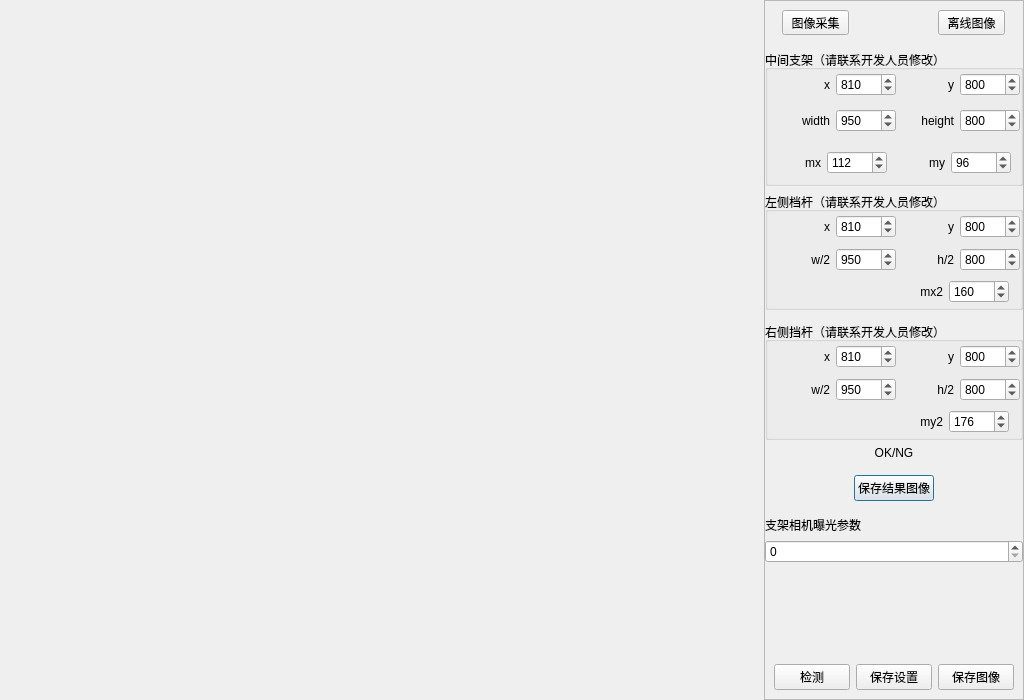
<?xml version="1.0" encoding="UTF-8"?>
<ui version="4.0">
 <class>Frame_Dialog</class>
 <widget class="QDialog" name="Frame_Dialog">
  <property name="geometry">
   <rect>
    <x>0</x>
    <y>0</y>
    <width>1024</width>
    <height>700</height>
   </rect>
  </property>
  <property name="minimumSize">
   <size>
    <width>0</width>
    <height>0</height>
   </size>
  </property>
  <property name="windowTitle">
   <string>Dialog</string>
  </property>
  <layout class="QHBoxLayout" name="horizontalLayout_3">
   <property name="leftMargin">
    <number>0</number>
   </property>
   <property name="topMargin">
    <number>0</number>
   </property>
   <property name="rightMargin">
    <number>0</number>
   </property>
   <property name="bottomMargin">
    <number>0</number>
   </property>
   <item>
    <widget class="HalconWidget" name="image_window" native="true">
     <property name="sizePolicy">
      <sizepolicy hsizetype="Expanding" vsizetype="Preferred">
       <horstretch>0</horstretch>
       <verstretch>0</verstretch>
      </sizepolicy>
     </property>
     <property name="minimumSize">
      <size>
       <width>350</width>
       <height>0</height>
      </size>
     </property>
    </widget>
   </item>
   <item>
    <widget class="QFrame" name="frame_2">
     <property name="maximumSize">
      <size>
       <width>260</width>
       <height>16777215</height>
      </size>
     </property>
     <property name="frameShape">
      <enum>QFrame::StyledPanel</enum>
     </property>
     <property name="frameShadow">
      <enum>QFrame::Plain</enum>
     </property>
     <layout class="QVBoxLayout" name="verticalLayout_2">
      <property name="leftMargin">
       <number>0</number>
      </property>
      <property name="topMargin">
       <number>0</number>
      </property>
      <property name="rightMargin">
       <number>0</number>
      </property>
      <property name="bottomMargin">
       <number>0</number>
      </property>
      <item>
       <widget class="QWidget" name="widget_3" native="true">
        <layout class="QHBoxLayout" name="horizontalLayout">
         <item>
          <widget class="QToolButton" name="toolButton_capture">
           <property name="minimumSize">
            <size>
             <width>67</width>
             <height>0</height>
            </size>
           </property>
           <property name="text">
            <string>图像采集</string>
           </property>
          </widget>
         </item>
         <item>
          <spacer name="horizontalSpacer">
           <property name="orientation">
            <enum>Qt::Horizontal</enum>
           </property>
           <property name="sizeType">
            <enum>QSizePolicy::Preferred</enum>
           </property>
           <property name="sizeHint" stdset="0">
            <size>
             <width>75</width>
             <height>20</height>
            </size>
           </property>
          </spacer>
         </item>
         <item>
          <widget class="QToolButton" name="toolButton_select_image">
           <property name="minimumSize">
            <size>
             <width>67</width>
             <height>0</height>
            </size>
           </property>
           <property name="text">
            <string>离线图像</string>
           </property>
          </widget>
         </item>
        </layout>
       </widget>
      </item>
      <item>
       <widget class="QWidget" name="widget_2" native="true">
        <layout class="QVBoxLayout" name="verticalLayout_3">
         <property name="leftMargin">
          <number>0</number>
         </property>
         <property name="topMargin">
          <number>0</number>
         </property>
         <property name="rightMargin">
          <number>0</number>
         </property>
         <property name="bottomMargin">
          <number>0</number>
         </property>
         <item>
          <widget class="QGroupBox" name="groupBox_2">
           <property name="minimumSize">
            <size>
             <width>0</width>
             <height>136</height>
            </size>
           </property>
           <property name="title">
            <string>中间支架（请联系开发人员修改）</string>
           </property>
           <layout class="QVBoxLayout" name="verticalLayout">
            <property name="leftMargin">
             <number>0</number>
            </property>
            <property name="topMargin">
             <number>0</number>
            </property>
            <property name="rightMargin">
             <number>0</number>
            </property>
            <property name="bottomMargin">
             <number>0</number>
            </property>
            <item>
             <widget class="QWidget" name="widget" native="true">
              <property name="minimumSize">
               <size>
                <width>0</width>
                <height>30</height>
               </size>
              </property>
              <property name="maximumSize">
               <size>
                <width>16777215</width>
                <height>48</height>
               </size>
              </property>
              <layout class="QHBoxLayout" name="horizontalLayout_5">
               <property name="leftMargin">
                <number>0</number>
               </property>
               <property name="topMargin">
                <number>0</number>
               </property>
               <property name="rightMargin">
                <number>0</number>
               </property>
               <property name="bottomMargin">
                <number>0</number>
               </property>
               <item>
                <spacer name="horizontalSpacer_4">
                 <property name="orientation">
                  <enum>Qt::Horizontal</enum>
                 </property>
                 <property name="sizeHint" stdset="0">
                  <size>
                   <width>40</width>
                   <height>20</height>
                  </size>
                 </property>
                </spacer>
               </item>
               <item>
                <widget class="QLabel" name="label_3">
                 <property name="minimumSize">
                  <size>
                   <width>42</width>
                   <height>0</height>
                  </size>
                 </property>
                 <property name="maximumSize">
                  <size>
                   <width>50</width>
                   <height>16777215</height>
                  </size>
                 </property>
                 <property name="text">
                  <string>x</string>
                 </property>
                 <property name="alignment">
                  <set>Qt::AlignRight|Qt::AlignTrailing|Qt::AlignVCenter</set>
                 </property>
                </widget>
               </item>
               <item>
                <widget class="QSpinBox" name="spinBox_x">
                 <property name="minimumSize">
                  <size>
                   <width>60</width>
                   <height>0</height>
                  </size>
                 </property>
                 <property name="maximumSize">
                  <size>
                   <width>60</width>
                   <height>16777215</height>
                  </size>
                 </property>
                 <property name="minimum">
                  <number>100</number>
                 </property>
                 <property name="maximum">
                  <number>10000</number>
                 </property>
                 <property name="value">
                  <number>810</number>
                 </property>
                </widget>
               </item>
               <item>
                <widget class="QLabel" name="label_5">
                 <property name="minimumSize">
                  <size>
                   <width>52</width>
                   <height>0</height>
                  </size>
                 </property>
                 <property name="maximumSize">
                  <size>
                   <width>50</width>
                   <height>16777215</height>
                  </size>
                 </property>
                 <property name="text">
                  <string>y</string>
                 </property>
                 <property name="alignment">
                  <set>Qt::AlignRight|Qt::AlignTrailing|Qt::AlignVCenter</set>
                 </property>
                </widget>
               </item>
               <item>
                <widget class="QSpinBox" name="spinBox_y">
                 <property name="minimumSize">
                  <size>
                   <width>60</width>
                   <height>0</height>
                  </size>
                 </property>
                 <property name="maximumSize">
                  <size>
                   <width>60</width>
                   <height>16777215</height>
                  </size>
                 </property>
                 <property name="minimum">
                  <number>100</number>
                 </property>
                 <property name="maximum">
                  <number>10000</number>
                 </property>
                 <property name="value">
                  <number>800</number>
                 </property>
                </widget>
               </item>
              </layout>
             </widget>
            </item>
            <item>
             <widget class="QWidget" name="widget_6" native="true">
              <property name="maximumSize">
               <size>
                <width>16777215</width>
                <height>48</height>
               </size>
              </property>
              <layout class="QHBoxLayout" name="horizontalLayout_6">
               <property name="leftMargin">
                <number>0</number>
               </property>
               <property name="topMargin">
                <number>0</number>
               </property>
               <property name="rightMargin">
                <number>0</number>
               </property>
               <property name="bottomMargin">
                <number>0</number>
               </property>
               <item>
                <spacer name="horizontalSpacer_3">
                 <property name="orientation">
                  <enum>Qt::Horizontal</enum>
                 </property>
                 <property name="sizeHint" stdset="0">
                  <size>
                   <width>40</width>
                   <height>20</height>
                  </size>
                 </property>
                </spacer>
               </item>
               <item>
                <widget class="QLabel" name="label_4">
                 <property name="minimumSize">
                  <size>
                   <width>42</width>
                   <height>0</height>
                  </size>
                 </property>
                 <property name="maximumSize">
                  <size>
                   <width>50</width>
                   <height>16777215</height>
                  </size>
                 </property>
                 <property name="text">
                  <string>width</string>
                 </property>
                 <property name="alignment">
                  <set>Qt::AlignRight|Qt::AlignTrailing|Qt::AlignVCenter</set>
                 </property>
                </widget>
               </item>
               <item>
                <widget class="QSpinBox" name="spinBox_w">
                 <property name="minimumSize">
                  <size>
                   <width>60</width>
                   <height>0</height>
                  </size>
                 </property>
                 <property name="maximumSize">
                  <size>
                   <width>60</width>
                   <height>16777215</height>
                  </size>
                 </property>
                 <property name="minimum">
                  <number>20</number>
                 </property>
                 <property name="maximum">
                  <number>10000</number>
                 </property>
                 <property name="value">
                  <number>950</number>
                 </property>
                </widget>
               </item>
               <item>
                <widget class="QLabel" name="label_6">
                 <property name="minimumSize">
                  <size>
                   <width>52</width>
                   <height>0</height>
                  </size>
                 </property>
                 <property name="maximumSize">
                  <size>
                   <width>50</width>
                   <height>16777215</height>
                  </size>
                 </property>
                 <property name="text">
                  <string>height</string>
                 </property>
                 <property name="alignment">
                  <set>Qt::AlignRight|Qt::AlignTrailing|Qt::AlignVCenter</set>
                 </property>
                </widget>
               </item>
               <item>
                <widget class="QSpinBox" name="spinBox_h">
                 <property name="minimumSize">
                  <size>
                   <width>60</width>
                   <height>0</height>
                  </size>
                 </property>
                 <property name="maximumSize">
                  <size>
                   <width>60</width>
                   <height>16777215</height>
                  </size>
                 </property>
                 <property name="minimum">
                  <number>20</number>
                 </property>
                 <property name="maximum">
                  <number>10000</number>
                 </property>
                 <property name="value">
                  <number>800</number>
                 </property>
                </widget>
               </item>
              </layout>
             </widget>
            </item>
            <item>
             <widget class="QWidget" name="widget_7" native="true">
              <property name="minimumSize">
               <size>
                <width>0</width>
                <height>30</height>
               </size>
              </property>
              <property name="maximumSize">
               <size>
                <width>16777215</width>
                <height>48</height>
               </size>
              </property>
              <layout class="QHBoxLayout" name="horizontalLayout_7">
               <item>
                <spacer name="horizontalSpacer_10">
                 <property name="orientation">
                  <enum>Qt::Horizontal</enum>
                 </property>
                 <property name="sizeHint" stdset="0">
                  <size>
                   <width>40</width>
                   <height>20</height>
                  </size>
                 </property>
                </spacer>
               </item>
               <item>
                <widget class="QLabel" name="label_disk_magic_x">
                 <property name="minimumSize">
                  <size>
                   <width>42</width>
                   <height>0</height>
                  </size>
                 </property>
                 <property name="maximumSize">
                  <size>
                   <width>50</width>
                   <height>16777215</height>
                  </size>
                 </property>
                 <property name="text">
                  <string>mx</string>
                 </property>
                 <property name="alignment">
                  <set>Qt::AlignRight|Qt::AlignTrailing|Qt::AlignVCenter</set>
                 </property>
                </widget>
               </item>
               <item>
                <widget class="QSpinBox" name="spinBox_disk_magic_width">
                 <property name="minimumSize">
                  <size>
                   <width>60</width>
                   <height>0</height>
                  </size>
                 </property>
                 <property name="maximumSize">
                  <size>
                   <width>60</width>
                   <height>16777215</height>
                  </size>
                 </property>
                 <property name="minimum">
                  <number>20</number>
                 </property>
                 <property name="maximum">
                  <number>10000</number>
                 </property>
                 <property name="value">
                  <number>112</number>
                 </property>
                </widget>
               </item>
               <item>
                <widget class="QLabel" name="label_11">
                 <property name="minimumSize">
                  <size>
                   <width>52</width>
                   <height>0</height>
                  </size>
                 </property>
                 <property name="maximumSize">
                  <size>
                   <width>50</width>
                   <height>16777215</height>
                  </size>
                 </property>
                 <property name="text">
                  <string>my</string>
                 </property>
                 <property name="alignment">
                  <set>Qt::AlignRight|Qt::AlignTrailing|Qt::AlignVCenter</set>
                 </property>
                </widget>
               </item>
               <item>
                <widget class="QSpinBox" name="spinBox_disk_magic_height">
                 <property name="minimumSize">
                  <size>
                   <width>60</width>
                   <height>0</height>
                  </size>
                 </property>
                 <property name="maximumSize">
                  <size>
                   <width>60</width>
                   <height>16777215</height>
                  </size>
                 </property>
                 <property name="minimum">
                  <number>20</number>
                 </property>
                 <property name="maximum">
                  <number>10000</number>
                 </property>
                 <property name="value">
                  <number>96</number>
                 </property>
                </widget>
               </item>
              </layout>
             </widget>
            </item>
           </layout>
          </widget>
         </item>
        </layout>
       </widget>
      </item>
      <item>
       <widget class="QWidget" name="widget_4" native="true">
        <layout class="QHBoxLayout" name="horizontalLayout_2">
         <property name="leftMargin">
          <number>0</number>
         </property>
         <property name="topMargin">
          <number>0</number>
         </property>
         <property name="rightMargin">
          <number>0</number>
         </property>
         <property name="bottomMargin">
          <number>0</number>
         </property>
         <item>
          <widget class="QGroupBox" name="groupBox">
           <property name="minimumSize">
            <size>
             <width>0</width>
             <height>0</height>
            </size>
           </property>
           <property name="title">
            <string>左侧档杆（请联系开发人员修改）</string>
           </property>
           <layout class="QVBoxLayout" name="verticalLayout_4">
            <property name="leftMargin">
             <number>0</number>
            </property>
            <property name="topMargin">
             <number>0</number>
            </property>
            <property name="rightMargin">
             <number>0</number>
            </property>
            <property name="bottomMargin">
             <number>0</number>
            </property>
            <item>
             <widget class="QWidget" name="widget_15" native="true">
              <property name="minimumSize">
               <size>
                <width>0</width>
                <height>30</height>
               </size>
              </property>
              <property name="maximumSize">
               <size>
                <width>16777215</width>
                <height>48</height>
               </size>
              </property>
              <layout class="QHBoxLayout" name="horizontalLayout_14">
               <property name="leftMargin">
                <number>0</number>
               </property>
               <property name="topMargin">
                <number>0</number>
               </property>
               <property name="rightMargin">
                <number>0</number>
               </property>
               <property name="bottomMargin">
                <number>0</number>
               </property>
               <item>
                <spacer name="horizontalSpacer_6">
                 <property name="orientation">
                  <enum>Qt::Horizontal</enum>
                 </property>
                 <property name="sizeHint" stdset="0">
                  <size>
                   <width>40</width>
                   <height>20</height>
                  </size>
                 </property>
                </spacer>
               </item>
               <item>
                <widget class="QLabel" name="label_15">
                 <property name="minimumSize">
                  <size>
                   <width>42</width>
                   <height>0</height>
                  </size>
                 </property>
                 <property name="maximumSize">
                  <size>
                   <width>50</width>
                   <height>16777215</height>
                  </size>
                 </property>
                 <property name="text">
                  <string>x</string>
                 </property>
                 <property name="alignment">
                  <set>Qt::AlignRight|Qt::AlignTrailing|Qt::AlignVCenter</set>
                 </property>
                </widget>
               </item>
               <item>
                <widget class="QSpinBox" name="spinBox_lx">
                 <property name="minimumSize">
                  <size>
                   <width>60</width>
                   <height>0</height>
                  </size>
                 </property>
                 <property name="maximumSize">
                  <size>
                   <width>60</width>
                   <height>16777215</height>
                  </size>
                 </property>
                 <property name="minimum">
                  <number>100</number>
                 </property>
                 <property name="maximum">
                  <number>10000</number>
                 </property>
                 <property name="value">
                  <number>810</number>
                 </property>
                </widget>
               </item>
               <item>
                <widget class="QLabel" name="label_18">
                 <property name="minimumSize">
                  <size>
                   <width>52</width>
                   <height>0</height>
                  </size>
                 </property>
                 <property name="maximumSize">
                  <size>
                   <width>50</width>
                   <height>16777215</height>
                  </size>
                 </property>
                 <property name="text">
                  <string>y</string>
                 </property>
                 <property name="alignment">
                  <set>Qt::AlignRight|Qt::AlignTrailing|Qt::AlignVCenter</set>
                 </property>
                </widget>
               </item>
               <item>
                <widget class="QSpinBox" name="spinBox_ly">
                 <property name="minimumSize">
                  <size>
                   <width>60</width>
                   <height>0</height>
                  </size>
                 </property>
                 <property name="maximumSize">
                  <size>
                   <width>60</width>
                   <height>16777215</height>
                  </size>
                 </property>
                 <property name="minimum">
                  <number>100</number>
                 </property>
                 <property name="maximum">
                  <number>10000</number>
                 </property>
                 <property name="value">
                  <number>800</number>
                 </property>
                </widget>
               </item>
              </layout>
             </widget>
            </item>
            <item>
             <widget class="QWidget" name="widget_13" native="true">
              <property name="maximumSize">
               <size>
                <width>16777215</width>
                <height>48</height>
               </size>
              </property>
              <layout class="QHBoxLayout" name="horizontalLayout_12">
               <property name="leftMargin">
                <number>0</number>
               </property>
               <property name="topMargin">
                <number>0</number>
               </property>
               <property name="rightMargin">
                <number>0</number>
               </property>
               <property name="bottomMargin">
                <number>0</number>
               </property>
               <item>
                <spacer name="horizontalSpacer_11">
                 <property name="orientation">
                  <enum>Qt::Horizontal</enum>
                 </property>
                 <property name="sizeHint" stdset="0">
                  <size>
                   <width>40</width>
                   <height>20</height>
                  </size>
                 </property>
                </spacer>
               </item>
               <item>
                <widget class="QLabel" name="label_10">
                 <property name="minimumSize">
                  <size>
                   <width>42</width>
                   <height>0</height>
                  </size>
                 </property>
                 <property name="maximumSize">
                  <size>
                   <width>50</width>
                   <height>16777215</height>
                  </size>
                 </property>
                 <property name="text">
                  <string>w/2</string>
                 </property>
                 <property name="alignment">
                  <set>Qt::AlignRight|Qt::AlignTrailing|Qt::AlignVCenter</set>
                 </property>
                </widget>
               </item>
               <item>
                <widget class="QSpinBox" name="spinBox_lw">
                 <property name="minimumSize">
                  <size>
                   <width>60</width>
                   <height>0</height>
                  </size>
                 </property>
                 <property name="maximumSize">
                  <size>
                   <width>60</width>
                   <height>16777215</height>
                  </size>
                 </property>
                 <property name="minimum">
                  <number>20</number>
                 </property>
                 <property name="maximum">
                  <number>10000</number>
                 </property>
                 <property name="value">
                  <number>950</number>
                 </property>
                </widget>
               </item>
               <item>
                <widget class="QLabel" name="label_12">
                 <property name="minimumSize">
                  <size>
                   <width>52</width>
                   <height>0</height>
                  </size>
                 </property>
                 <property name="maximumSize">
                  <size>
                   <width>50</width>
                   <height>16777215</height>
                  </size>
                 </property>
                 <property name="text">
                  <string>h/2</string>
                 </property>
                 <property name="alignment">
                  <set>Qt::AlignRight|Qt::AlignTrailing|Qt::AlignVCenter</set>
                 </property>
                </widget>
               </item>
               <item>
                <widget class="QSpinBox" name="spinBox_lh">
                 <property name="minimumSize">
                  <size>
                   <width>60</width>
                   <height>0</height>
                  </size>
                 </property>
                 <property name="maximumSize">
                  <size>
                   <width>60</width>
                   <height>16777215</height>
                  </size>
                 </property>
                 <property name="minimum">
                  <number>20</number>
                 </property>
                 <property name="maximum">
                  <number>10000</number>
                 </property>
                 <property name="value">
                  <number>800</number>
                 </property>
                </widget>
               </item>
              </layout>
             </widget>
            </item>
            <item>
             <widget class="QWidget" name="widget_11" native="true">
              <property name="minimumSize">
               <size>
                <width>0</width>
                <height>30</height>
               </size>
              </property>
              <property name="maximumSize">
               <size>
                <width>16777215</width>
                <height>48</height>
               </size>
              </property>
              <layout class="QHBoxLayout" name="horizontalLayout_10">
               <property name="leftMargin">
                <number>0</number>
               </property>
               <property name="topMargin">
                <number>0</number>
               </property>
               <property name="rightMargin">
                <number>11</number>
               </property>
               <property name="bottomMargin">
                <number>0</number>
               </property>
               <item>
                <spacer name="horizontalSpacer_9">
                 <property name="orientation">
                  <enum>Qt::Horizontal</enum>
                 </property>
                 <property name="sizeHint" stdset="0">
                  <size>
                   <width>40</width>
                   <height>20</height>
                  </size>
                 </property>
                </spacer>
               </item>
               <item>
                <widget class="QLabel" name="label_16">
                 <property name="minimumSize">
                  <size>
                   <width>38</width>
                   <height>0</height>
                  </size>
                 </property>
                 <property name="maximumSize">
                  <size>
                   <width>50</width>
                   <height>16777215</height>
                  </size>
                 </property>
                 <property name="text">
                  <string>mx2</string>
                 </property>
                 <property name="alignment">
                  <set>Qt::AlignRight|Qt::AlignTrailing|Qt::AlignVCenter</set>
                 </property>
                </widget>
               </item>
               <item>
                <widget class="QSpinBox" name="spinBox_side_hand_magic_x">
                 <property name="minimumSize">
                  <size>
                   <width>60</width>
                   <height>0</height>
                  </size>
                 </property>
                 <property name="maximumSize">
                  <size>
                   <width>60</width>
                   <height>16777215</height>
                  </size>
                 </property>
                 <property name="minimum">
                  <number>100</number>
                 </property>
                 <property name="maximum">
                  <number>160000</number>
                 </property>
                 <property name="value">
                  <number>160</number>
                 </property>
                </widget>
               </item>
              </layout>
             </widget>
            </item>
           </layout>
          </widget>
         </item>
        </layout>
       </widget>
      </item>
      <item>
       <widget class="QWidget" name="widget_9" native="true">
        <layout class="QVBoxLayout" name="verticalLayout_5">
         <property name="leftMargin">
          <number>0</number>
         </property>
         <property name="topMargin">
          <number>0</number>
         </property>
         <property name="rightMargin">
          <number>0</number>
         </property>
         <property name="bottomMargin">
          <number>0</number>
         </property>
        </layout>
       </widget>
      </item>
      <item>
       <widget class="QGroupBox" name="groupBox_3">
        <property name="minimumSize">
         <size>
          <width>0</width>
          <height>0</height>
         </size>
        </property>
        <property name="title">
         <string>右侧挡杆（请联系开发人员修改）</string>
        </property>
        <layout class="QVBoxLayout" name="verticalLayout_6">
         <property name="leftMargin">
          <number>0</number>
         </property>
         <property name="topMargin">
          <number>0</number>
         </property>
         <property name="rightMargin">
          <number>0</number>
         </property>
         <property name="bottomMargin">
          <number>0</number>
         </property>
         <item>
          <widget class="QWidget" name="widget_10" native="true">
           <property name="minimumSize">
            <size>
             <width>0</width>
             <height>30</height>
            </size>
           </property>
           <property name="maximumSize">
            <size>
             <width>16777215</width>
             <height>48</height>
            </size>
           </property>
           <layout class="QHBoxLayout" name="horizontalLayout_9">
            <property name="leftMargin">
             <number>0</number>
            </property>
            <property name="topMargin">
             <number>0</number>
            </property>
            <property name="rightMargin">
             <number>0</number>
            </property>
            <property name="bottomMargin">
             <number>0</number>
            </property>
            <item>
             <spacer name="horizontalSpacer_5">
              <property name="orientation">
               <enum>Qt::Horizontal</enum>
              </property>
              <property name="sizeHint" stdset="0">
               <size>
                <width>40</width>
                <height>20</height>
               </size>
              </property>
             </spacer>
            </item>
            <item>
             <widget class="QLabel" name="label_8">
              <property name="minimumSize">
               <size>
                <width>42</width>
                <height>0</height>
               </size>
              </property>
              <property name="maximumSize">
               <size>
                <width>50</width>
                <height>16777215</height>
               </size>
              </property>
              <property name="text">
               <string>x</string>
              </property>
              <property name="alignment">
               <set>Qt::AlignRight|Qt::AlignTrailing|Qt::AlignVCenter</set>
              </property>
             </widget>
            </item>
            <item>
             <widget class="QSpinBox" name="spinBox_rx">
              <property name="minimumSize">
               <size>
                <width>60</width>
                <height>0</height>
               </size>
              </property>
              <property name="maximumSize">
               <size>
                <width>60</width>
                <height>16777215</height>
               </size>
              </property>
              <property name="minimum">
               <number>100</number>
              </property>
              <property name="maximum">
               <number>10000</number>
              </property>
              <property name="value">
               <number>810</number>
              </property>
             </widget>
            </item>
            <item>
             <widget class="QLabel" name="label_9">
              <property name="minimumSize">
               <size>
                <width>52</width>
                <height>0</height>
               </size>
              </property>
              <property name="maximumSize">
               <size>
                <width>50</width>
                <height>16777215</height>
               </size>
              </property>
              <property name="text">
               <string>y</string>
              </property>
              <property name="alignment">
               <set>Qt::AlignRight|Qt::AlignTrailing|Qt::AlignVCenter</set>
              </property>
             </widget>
            </item>
            <item>
             <widget class="QSpinBox" name="spinBox_ry">
              <property name="minimumSize">
               <size>
                <width>60</width>
                <height>0</height>
               </size>
              </property>
              <property name="maximumSize">
               <size>
                <width>60</width>
                <height>16777215</height>
               </size>
              </property>
              <property name="minimum">
               <number>100</number>
              </property>
              <property name="maximum">
               <number>10000</number>
              </property>
              <property name="value">
               <number>800</number>
              </property>
             </widget>
            </item>
           </layout>
          </widget>
         </item>
         <item>
          <widget class="QWidget" name="widget_14" native="true">
           <property name="maximumSize">
            <size>
             <width>16777215</width>
             <height>48</height>
            </size>
           </property>
           <layout class="QHBoxLayout" name="horizontalLayout_13">
            <property name="leftMargin">
             <number>0</number>
            </property>
            <property name="topMargin">
             <number>0</number>
            </property>
            <property name="rightMargin">
             <number>0</number>
            </property>
            <property name="bottomMargin">
             <number>0</number>
            </property>
            <item>
             <spacer name="horizontalSpacer_12">
              <property name="orientation">
               <enum>Qt::Horizontal</enum>
              </property>
              <property name="sizeHint" stdset="0">
               <size>
                <width>40</width>
                <height>20</height>
               </size>
              </property>
             </spacer>
            </item>
            <item>
             <widget class="QLabel" name="label_13">
              <property name="minimumSize">
               <size>
                <width>42</width>
                <height>0</height>
               </size>
              </property>
              <property name="maximumSize">
               <size>
                <width>50</width>
                <height>16777215</height>
               </size>
              </property>
              <property name="text">
               <string>w/2</string>
              </property>
              <property name="alignment">
               <set>Qt::AlignRight|Qt::AlignTrailing|Qt::AlignVCenter</set>
              </property>
             </widget>
            </item>
            <item>
             <widget class="QSpinBox" name="spinBox_rw">
              <property name="minimumSize">
               <size>
                <width>60</width>
                <height>0</height>
               </size>
              </property>
              <property name="maximumSize">
               <size>
                <width>60</width>
                <height>16777215</height>
               </size>
              </property>
              <property name="minimum">
               <number>20</number>
              </property>
              <property name="maximum">
               <number>10000</number>
              </property>
              <property name="value">
               <number>950</number>
              </property>
             </widget>
            </item>
            <item>
             <widget class="QLabel" name="label_14">
              <property name="minimumSize">
               <size>
                <width>52</width>
                <height>0</height>
               </size>
              </property>
              <property name="maximumSize">
               <size>
                <width>50</width>
                <height>16777215</height>
               </size>
              </property>
              <property name="text">
               <string>h/2</string>
              </property>
              <property name="alignment">
               <set>Qt::AlignRight|Qt::AlignTrailing|Qt::AlignVCenter</set>
              </property>
             </widget>
            </item>
            <item>
             <widget class="QSpinBox" name="spinBox_rh">
              <property name="minimumSize">
               <size>
                <width>60</width>
                <height>0</height>
               </size>
              </property>
              <property name="maximumSize">
               <size>
                <width>60</width>
                <height>16777215</height>
               </size>
              </property>
              <property name="minimum">
               <number>20</number>
              </property>
              <property name="maximum">
               <number>10000</number>
              </property>
              <property name="value">
               <number>800</number>
              </property>
             </widget>
            </item>
           </layout>
          </widget>
         </item>
         <item>
          <widget class="QWidget" name="widget_12" native="true">
           <property name="minimumSize">
            <size>
             <width>0</width>
             <height>30</height>
            </size>
           </property>
           <property name="maximumSize">
            <size>
             <width>16777215</width>
             <height>48</height>
            </size>
           </property>
           <layout class="QHBoxLayout" name="horizontalLayout_11">
            <property name="leftMargin">
             <number>0</number>
            </property>
            <property name="topMargin">
             <number>0</number>
            </property>
            <property name="rightMargin">
             <number>11</number>
            </property>
            <property name="bottomMargin">
             <number>0</number>
            </property>
            <item>
             <spacer name="horizontalSpacer_13">
              <property name="orientation">
               <enum>Qt::Horizontal</enum>
              </property>
              <property name="sizeHint" stdset="0">
               <size>
                <width>40</width>
                <height>20</height>
               </size>
              </property>
             </spacer>
            </item>
            <item>
             <widget class="QLabel" name="label_17">
              <property name="minimumSize">
               <size>
                <width>38</width>
                <height>0</height>
               </size>
              </property>
              <property name="maximumSize">
               <size>
                <width>50</width>
                <height>16777215</height>
               </size>
              </property>
              <property name="text">
               <string>my2</string>
              </property>
              <property name="alignment">
               <set>Qt::AlignRight|Qt::AlignTrailing|Qt::AlignVCenter</set>
              </property>
             </widget>
            </item>
            <item>
             <widget class="QSpinBox" name="spinBox_side_hand_magic_y">
              <property name="minimumSize">
               <size>
                <width>60</width>
                <height>0</height>
               </size>
              </property>
              <property name="maximumSize">
               <size>
                <width>60</width>
                <height>16777215</height>
               </size>
              </property>
              <property name="minimum">
               <number>100</number>
              </property>
              <property name="maximum">
               <number>160000</number>
              </property>
              <property name="value">
               <number>176</number>
              </property>
             </widget>
            </item>
           </layout>
          </widget>
         </item>
        </layout>
       </widget>
      </item>
      <item>
       <widget class="QLabel" name="label_result">
        <property name="text">
         <string>OK/NG</string>
        </property>
        <property name="alignment">
         <set>Qt::AlignCenter</set>
        </property>
       </widget>
      </item>
      <item>
       <widget class="QWidget" name="widget_8" native="true">
        <property name="minimumSize">
         <size>
          <width>0</width>
          <height>40</height>
         </size>
        </property>
        <layout class="QHBoxLayout" name="horizontalLayout_8">
         <item>
          <spacer name="horizontalSpacer_2">
           <property name="orientation">
            <enum>Qt::Horizontal</enum>
           </property>
           <property name="sizeHint" stdset="0">
            <size>
             <width>59</width>
             <height>20</height>
            </size>
           </property>
          </spacer>
         </item>
         <item>
          <widget class="QPushButton" name="pushButton_2">
           <property name="text">
            <string>保存结果图像</string>
           </property>
          </widget>
         </item>
         <item>
          <spacer name="horizontalSpacer_7">
           <property name="orientation">
            <enum>Qt::Horizontal</enum>
           </property>
           <property name="sizeHint" stdset="0">
            <size>
             <width>58</width>
             <height>20</height>
            </size>
           </property>
          </spacer>
         </item>
        </layout>
       </widget>
      </item>
      <item>
       <widget class="QLabel" name="label">
        <property name="text">
         <string>支架相机曝光参数</string>
        </property>
       </widget>
      </item>
      <item>
       <widget class="QSpinBox" name="spinBox_frame_exposure_time">
        <property name="maximum">
         <number>999999</number>
        </property>
       </widget>
      </item>
      <item>
       <spacer name="verticalSpacer">
        <property name="orientation">
         <enum>Qt::Vertical</enum>
        </property>
        <property name="sizeHint" stdset="0">
         <size>
          <width>20</width>
          <height>40</height>
         </size>
        </property>
       </spacer>
      </item>
      <item>
       <widget class="QWidget" name="widget_5" native="true">
        <layout class="QHBoxLayout" name="horizontalLayout_4">
         <item>
          <widget class="QPushButton" name="pushButton_detect">
           <property name="text">
            <string>检测</string>
           </property>
          </widget>
         </item>
         <item>
          <widget class="QPushButton" name="pushButton_save_config">
           <property name="text">
            <string>保存设置</string>
           </property>
          </widget>
         </item>
         <item>
          <widget class="QPushButton" name="pushButton">
           <property name="text">
            <string>保存图像</string>
           </property>
          </widget>
         </item>
        </layout>
       </widget>
      </item>
     </layout>
    </widget>
   </item>
  </layout>
 </widget>
 <customwidgets>
  <customwidget>
   <class>HalconWidget</class>
   <extends>QWidget</extends>
   <header>halcon_widget.h</header>
   <container>1</container>
  </customwidget>
 </customwidgets>
 <resources/>
 <connections/>
</ui>
